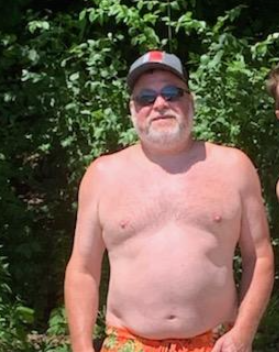
#> input picture tools/photos/rob.png, 279 x 352 px
$ python make_art.py
#> lines starting #> are read from the running program, lines starting #| are printed output that depends on the picture; after the words box and inside, x2 and y2 are one past the last pixel; in counts of white or black regions, pixels touching at a corner belong together
"""Builds assets/faces.png (playing-piece portraits) and assets/pic/*.png (the pictures on cards and pop-ups).
   Needs Pillow. Photos live in tools/photos; change a crop box in PHOTOS if you swap one.   python3 tools/make_art.py"""
import math, os, random
from PIL import Image, ImageDraw, ImageFont

HERE = os.path.dirname(os.path.abspath(__file__))
OUT = os.path.join(HERE, "..", "assets")
FONT = "/usr/share/fonts/truetype/google-fonts/Poppins-Bold.ttf"
# file, square crop box (left, top, right, bottom) around the face. Order = character order in Game.java.
PHOTOS = [("rob.png", (96, 36, 222, 162)), ("jules.png", (108, 62, 282, 236)),
          ("sam.jpg", (410, 640, 1530, 1760)), ("jack.jpg", (320, 235, 800, 715))]
BODY = (84, 18, 312, 246)
INK = (27, 27, 31)
ROB, JULES, SAM, JACK, TODD, BRENDA = range(6)

def font(size): return ImageFont.truetype(FONT, size)

def cartoon_face(skin, hair, extra):
    im = Image.new("RGB", (256, 256), skin); d = ImageDraw.Draw(im)
    d.ellipse([-20, -110, 276, 90], fill=hair)
    for x in (88, 168): d.ellipse([x - 12, 118, x + 12, 142], fill=INK)
    d.arc([88, 150, 168, 210], 20, 160, fill=INK, width=8)
    if extra == "tie":
        d.rectangle([0, 226, 256, 256], fill=(40, 50, 70)); d.polygon([(118, 226), (138, 226), (128, 256)], fill=(200, 40, 40))
        d.rectangle([60, 108, 196, 116], fill=INK)
        for x in (88, 168): d.rectangle([x - 26, 104, x + 26, 148], outline=INK, width=7)
    else:
        d.ellipse([20, 150, 60, 190], fill=(240, 150, 60)); d.ellipse([196, 150, 236, 190], fill=(240, 150, 60))
        d.arc([70, 96, 106, 116], 180, 360, fill=INK, width=6); d.arc([150, 96, 186, 116], 180, 360, fill=INK, width=6)
    return im

def load_faces():
    faces = []
    for name, box in PHOTOS:
        faces.append(Image.open(os.path.join(HERE, "photos", name)).convert("RGB").crop(box).resize((256, 256), Image.LANCZOS))
    faces.append(cartoon_face((236, 200, 170), (70, 60, 50), "tie"))
    faces.append(cartoon_face((245, 205, 175), (235, 190, 80), "earrings"))
    return faces
FACES = load_faces()

def round_face(i, size):
    f = FACES[i].resize((size, size), Image.LANCZOS).convert("RGBA")
    m = Image.new("L", (size * 4, size * 4), 0)
    ImageDraw.Draw(m).ellipse([2, 2, size * 4 - 3, size * 4 - 3], fill=255)
    f.putalpha(m.resize((size, size), Image.LANCZOS))
    return f

def make_faces():
    sheet = Image.new("RGBA", (512, 256), (0, 0, 0, 0))
#> sheet: PIL image 512x256 RGBA; every value is 0
    for i in range(6): sheet.paste(round_face(i, 128), ((i % 4) * 128, (i // 4) * 128))
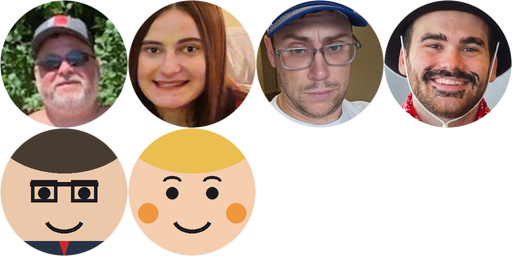
#> sheet: PIL image 512x256 RGBA; mean R, G, B, A 110.7, 90.1, 74.7, 147.8; transparent parts drawn white
    # cell 6: shirtless Rob, head to belly, for the Wing Run side game. Crop box is in BODY.
    body = Image.open(os.path.join(HERE, "photos", "rob_body.png")).convert("RGB").crop(BODY).resize((256, 256), Image.LANCZOS)
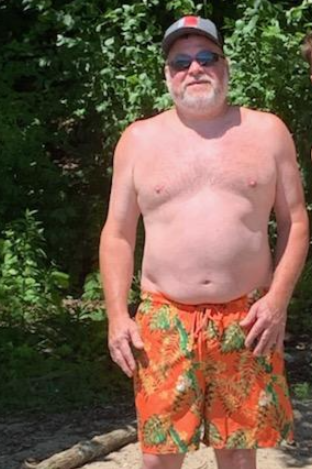
#> input picture tools/photos/rob_body.png, 312 x 469 px
    FACES.append(body)
    sheet.paste(round_face(6, 128), (2 * 128, 128))
#> in round_face (call 7), `ImageDraw.Draw(m).ellipse([2, 2, size * 4 - 3, size * 4 - 3], fill=255)`:
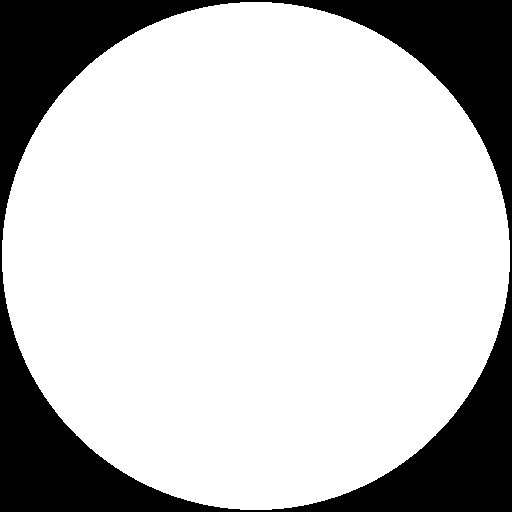
#> m: PIL image 512x512 L; 77.3% white; 1 black region, box (x1, y1, x2, y2) and area: (0, 0, 512, 512) 59528
    FACES.pop()
    sheet.save(os.path.join(OUT, "faces.png"))

# ---------------------------------------------------------------- picture kit (512x320 canvas, saved at 256x160)
class Pic:
    def __init__(self, sky, ground=None, gy=236):
#> called with sky = (170, 190, 210), ground = (235, 240, 245), gy = 236
        self.im = Image.new("RGB", (512, 320), sky); self.d = ImageDraw.Draw(self.im)
        if ground: self.d.rectangle([0, gy, 512, 320], fill=ground)
    def text(self, s, x, y, size=34, fill=INK, stroke=None):
        self.d.text((x, y), s, font=font(size), fill=fill, anchor="mm", stroke_width=5 if stroke else 0, stroke_fill=stroke)
    def house(self, x, y, w=120, h=90, wall=(244, 232, 200), roof=(150, 70, 50), dark=False):
        d = self.d
        d.rectangle([x, y - h, x + w, y], fill=wall, outline=INK, width=5)
        d.polygon([(x - 14, y - h), (x + w / 2, y - h - 54), (x + w + 14, y - h)], fill=roof, outline=INK)
        d.line([(x - 14, y - h), (x + w / 2, y - h - 54), (x + w + 14, y - h), (x - 14, y - h)], fill=INK, width=5)
        d.rectangle([x + w * .58, y - h * .58, x + w * .8, y], fill=(120, 80, 50), outline=INK, width=4)
        d.rectangle([x + w * .14, y - h * .7, x + w * .42, y - h * .32], fill=(60, 60, 80) if dark else (160, 215, 240), outline=INK, width=4)
    def truck(self, x, y, c=(200, 50, 45), s=1.0):
        d = self.d
        d.rounded_rectangle([x, y - 46 * s, x + 150 * s, y - 14 * s], 8, fill=c, outline=INK, width=5)
        d.rounded_rectangle([x + 84 * s, y - 84 * s, x + 142 * s, y - 40 * s], 10, fill=c, outline=INK, width=5)
        d.rectangle([x + 96 * s, y - 74 * s, x + 132 * s, y - 50 * s], fill=(170, 220, 240), outline=INK, width=3)
        for wx in (34, 116): d.ellipse([x + (wx - 18) * s, y - 30 * s, x + (wx + 18) * s, y + 6 * s], fill=INK); d.ellipse([x + (wx - 7) * s, y - 19 * s, x + (wx + 7) * s, y - 5 * s], fill=(200, 200, 200))
    def person(self, x, y, face=ROB, h=170, shirt=(200, 50, 45), arms="down", r=None):
        d = self.d; r = r or int(h * .27); top = y - h + 2 * r
        d.line([(x - 14, y - h * .32), (x - 20, y)], fill=INK, width=12); d.line([(x + 14, y - h * .32), (x + 20, y)], fill=INK, width=12)
        d.rounded_rectangle([x - 30, top - 6, x + 30, y - h * .3], 14, fill=shirt, outline=INK, width=5)
        ay = top + 16; dy = {"down": 50, "up": -56, "out": 0}[arms]
        d.line([(x - 28, ay), (x - 66, ay + dy)], fill=INK, width=11); d.line([(x + 28, ay), (x + 66, ay + dy)], fill=INK, width=11)
        d.ellipse([x - r - 5, y - h - 5, x + r + 5, y - h + 2 * r + 5], fill=INK)
        f = round_face(face, 2 * r); self.im.paste(f, (int(x - r), int(y - h)), f)
    def drum(self, x, y, s=1.0, ang=30):
        d = self.d; a = math.radians(ang); bx, by = x + math.cos(a) * 46 * s, y + math.sin(a) * 46 * s
        d.line([(x, y), (bx, by)], fill=INK, width=int(18 * s)); d.line([(x, y), (bx, by)], fill=(250, 240, 220), width=int(10 * s))
        d.ellipse([bx - 11 * s, by - 11 * s, bx + 11 * s, by + 11 * s], fill=(250, 240, 220), outline=INK, width=4)
        d.ellipse([x - 30 * s, y - 26 * s, x + 30 * s, y + 26 * s], fill=(214, 120, 40), outline=INK, width=5)
        d.arc([x - 18 * s, y - 16 * s, x + 6 * s, y + 4 * s], 180, 280, fill=(250, 190, 110), width=5)
    def burst(self, x, y, r, c, n=12):
#> called with x = 190, y = 170, r = 70, c = (120, 190, 240), n = 12
        pts = []
        for i in range(n * 2):
            a = math.pi * i / n; rr = r if i % 2 == 0 else r * .55
            pts.append((x + math.cos(a) * rr, y + math.sin(a) * rr))
        self.d.polygon(pts, fill=c, outline=INK); self.d.line(pts + [pts[0]], fill=INK, width=4)
    def bill(self, x, y, s=1.0, c=(90, 190, 110)):
        self.d.rounded_rectangle([x - 44 * s, y - 24 * s, x + 44 * s, y + 24 * s], 6, fill=c, outline=INK, width=4); self.text("$", x, y, int(34 * s))
    def env(self, x, y, s=1.0):
        d = self.d; d.rectangle([x - 50 * s, y - 32 * s, x + 50 * s, y + 32 * s], fill=(250, 245, 225), outline=INK, width=5)
        d.line([(x - 50 * s, y - 32 * s), (x, y + 4 * s), (x + 50 * s, y - 32 * s)], fill=INK, width=4)
    def tower(self, x, y):
        d = self.d
        for dx in (-34, 34): d.line([(x + dx, y), (x + dx * .5, y - 120)], fill=INK, width=8)
        d.ellipse([x - 62, y - 196, x + 62, y - 104], fill=(170, 215, 235), outline=INK, width=5); self.text("H2O", x, y - 150, 30)
    def sign(self, s, x, y, c=(255, 255, 255), size=30, pole=True, fill=INK):
        w = font(size).getlength(s) + 28
        if pole: self.d.line([(x, y), (x, y + 70)], fill=INK, width=8)
        self.d.rounded_rectangle([x - w / 2, y - size * .8, x + w / 2, y + size * .8], 8, fill=c, outline=INK, width=5); self.text(s, x, y, size, fill)
    def phone(self, x, y, lines, c=(40, 44, 52)):
        self.d.rounded_rectangle([x - 70, y - 120, x + 70, y + 120], 18, fill=c, outline=INK, width=5)
        self.d.rectangle([x - 58, y - 98, x + 58, y + 98], fill=(240, 244, 250))
        for i, (s, col) in enumerate(lines): self.text(s, x, y - 60 + i * 44, 21, col)
    def critter(self, x, y, s=1.0, c=(120, 120, 128), mask=True, tail=False):
        d = self.d
        if tail: d.ellipse([x + 16 * s, y - 70 * s, x + 66 * s, y + 10 * s], fill=c, outline=INK, width=4)
        d.ellipse([x - 34 * s, y - 20 * s, x + 34 * s, y + 40 * s], fill=c, outline=INK, width=4)
        for ex in (-22, 22): d.polygon([(x + ex * s - 10 * s, y - 34 * s), (x + ex * s, y - 58 * s), (x + ex * s + 10 * s, y - 34 * s)], fill=c, outline=INK)
        d.ellipse([x - 28 * s, y - 46 * s, x + 28 * s, y + 2 * s], fill=c, outline=INK, width=4)
        if mask: d.rounded_rectangle([x - 26 * s, y - 32 * s, x + 26 * s, y - 16 * s], 6, fill=INK)
        for ex in (-11, 11): d.ellipse([x + ex * s - 5 * s, y - 29 * s, x + ex * s + 5 * s, y - 19 * s], fill=(255, 255, 255))
        d.ellipse([x - 5 * s, y - 14 * s, x + 5 * s, y - 6 * s], fill=INK)
    def ladder(self, x, y, h=150, lean=30):
        d = self.d
        for dx in (0, 34): d.line([(x + dx, y), (x + dx + lean, y - h)], fill=(190, 140, 70), width=8)
        for i in range(1, 6): t = i / 6; d.line([(x + lean * t, y - h * t), (x + 34 + lean * t, y - h * t)], fill=(190, 140, 70), width=6)
    def can(self, x, y, c, label, w=80, h=110, size=22):
        d = self.d; d.rectangle([x - w / 2, y - h, x + w / 2, y], fill=c, outline=INK, width=5)
        d.ellipse([x - w / 2, y - h - 14, x + w / 2, y - h + 14], fill=(210, 210, 215), outline=INK, width=5); self.text(label, x, y - h / 2, size, (255, 255, 255), INK)
    def pool(self, x, y, c):
        self.d.ellipse([x - 150, y - 36, x + 150, y + 36], fill=c, outline=(230, 230, 230), width=10)
    def paper(self, x, y, title, w=130, h=160, c=(255, 255, 255)):
        d = self.d; d.rectangle([x - w / 2, y - h / 2, x + w / 2, y + h / 2], fill=c, outline=INK, width=5); self.text(title, x, y - h / 2 + 28, 26)
        for i in range(4): d.line([(x - w / 2 + 16, y - h / 2 + 60 + i * 22), (x + w / 2 - 16, y - h / 2 + 60 + i * 22)], fill=(150, 150, 160), width=5)
    def dots(self, n, c, seed, r=5, box=(0, 0, 512, 320)):
#> called with n = 60, c = (255, 255, 255), seed = 1, r = 5, box = (0, 0, 512, 320)
        rnd = random.Random(seed)
        for _ in range(n):
            x, y = rnd.randint(box[0], box[2]), rnd.randint(box[1], box[3]); self.d.ellipse([x - r, y - r, x + r, y + r], fill=c)
    def save(self, key):
#> called with key = 'vortex'
        self.im.resize((256, 160), Image.LANCZOS).save(os.path.join(OUT, "pic", key + ".png"))

SKY, GRASS, DUSK, WHITE = (150, 205, 235), (110, 180, 95), (60, 70, 110), (255, 255, 255)
RED, GOLD, GREEN, BLUE, ORANGE = (200, 50, 45), (242, 194, 48), (60, 170, 100), (45, 110, 200), (240, 140, 40)

def make_pics():
    # ---- town news
    p = Pic((170, 190, 210), (235, 240, 245)); p.house(60, 236); p.house(300, 236, wall=(200, 215, 230)); p.burst(190, 170, 70, (120, 190, 240)); p.dots(60, WHITE, 1); p.text("BRRR", 400, 60, 54, WHITE, INK); p.save("vortex")
    p = Pic(ORANGE)
    for i in range(9): p.drum(70 + (i % 5) * 80 + (i // 5) * 40, 250 - (i // 5) * 50, 1.0, 20 + i * 37)
    p.person(410, 300, ROB, arms="up"); p.sign("ALL YOU CAN EAT", 200, 60, GOLD, 32, False); p.save("allyoucan")
#> call 2 of save, with key = 'allyoucan'
#> in save (call 2), `self.im.resize((256, 160), Image.LANCZOS).save(os.path.join(OUT, "pic"..`:
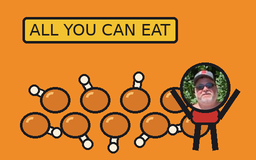
#> saved as allyoucan.png: PIL image 256x160 RGB; mean R, G, B 207.9, 128.1, 43.5
    p = Pic(SKY, GRASS)
    for i, x in enumerate((30, 190, 350)): p.house(x, 236 - i * 12, h=80 + i * 26); p.text("$" * (i + 1), x + 60, 60 - i * 6, 40, GREEN, INK)
    p.save("boom")
#> call 3 of save, with key = 'boom'
#> in save (call 3), `self.im.resize((256, 160), Image.LANCZOS).save(os.path.join(OUT, "pic"..`:
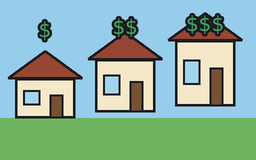
#> saved as boom.png: PIL image 256x160 RGB; mean R, G, B 138.5, 174.5, 158.4
    p = Pic(SKY, GRASS); p.tower(130, 250); p.person(330, 300, ROB, arms="out"); p.d.rectangle([4, 4, 508, 316], outline=RED, width=10); p.sign("LIVE", 440, 44, RED, 30, False, WHITE); p.sign("BOIL YOUR WATER", 256, 286, WHITE, 26, False); p.save("boil")
#> call 4 of save, with key = 'boil'
#> in save (call 4), `self.im.resize((256, 160), Image.LANCZOS).save(os.path.join(OUT, "pic"..`:
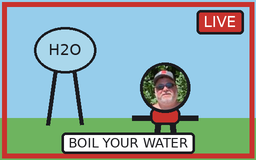
#> saved as boil.png: PIL image 256x160 RGB; mean R, G, B 144.5, 167.5, 171
    p = Pic((225, 215, 195)); p.paper(150, 160, "1040", 170, 220); p.person(370, 300, ROB, arms="up"); p.sign("EXTENSION!", 370, 60, GOLD, 30, False); p.save("taxes")
#> call 3 of person, with x = 370, y = 300, face = 0, h = 170, shirt = (200, 50, 45), arms = 'up'
#> in person (call 3), `self.im.paste(f, (int(x - r), int(y - h)), f)`:
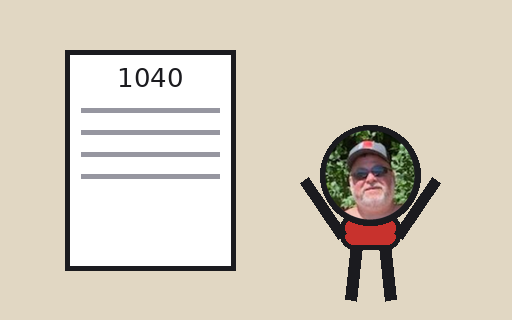
#> self.im: PIL image 512x320 RGB; mean R, G, B 213.8, 205.6, 191.3
#> (the rest of the program and of its run is left out)
